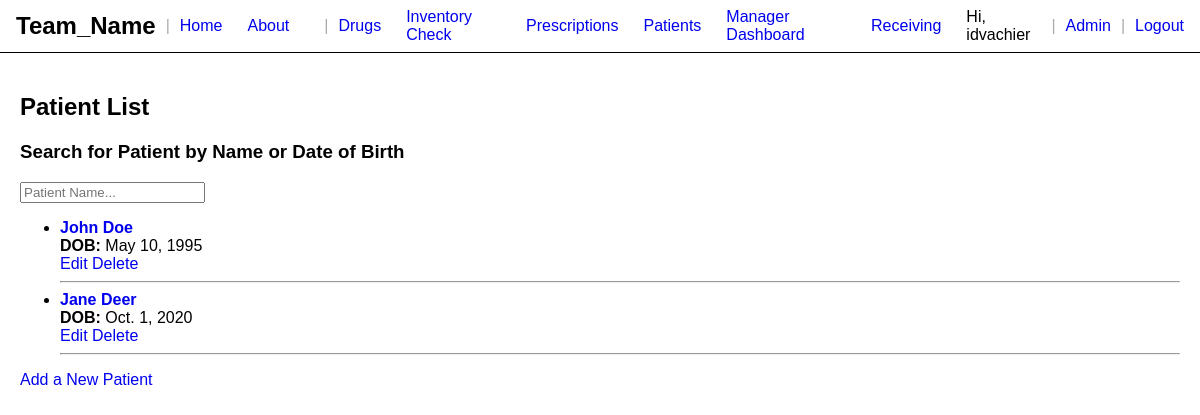
/patients/patient_list/ (signed in), run on the app's committed database.
### patient/models.py (models this page shows, shortened)
class Patient(models.Model):
    first_name = models.CharField(max_length=255)
    last_name = models.CharField(max_length=255)
    dob = models.DateField()
    address = models.CharField(max_length=255)
    phone = models.CharField(max_length=255)
    email = models.EmailField()
    insurance = models.CharField(max_length=255)

### patient/views.py (the view)
# urls.py: path('patient_list/', views.patient_list, name='patient_list'),
@login_required
def patient_list(request):
    patients = Patient.objects.all()  # Retrieves all of the patients
    return render(request, 'patient_list.html', {'patients': patients})

### drugs/templatetags/custom_filters.py (called while the page is built)
@register.filter
def is_in_group(user, group_names):
    group_list = group_names.split(',')
    return user.groups.filter(name__in=group_list).exists()

### patient/templates/patient_list.html (shortened to what this page needs)
{% extends "base.html" %}
{% load custom_filters %}
{% block css %}
    {% load static %}
    <link rel="stylesheet" type="text/css" href="{% static 'prescription_list.css' %}" />
{% endblock css %}
{% block content %}
    <html>
    <head>
    </head>
    <body>
        <h2>Patient List</h2>
        <h3>Search for Patient by Name or Date of Birth</h3>
         <form action="{% url 'patient_search' %}" method="get">
            <input name="query" type="text" placeholder="Patient Name...">
         </form>
        <ul>
            {% for patient in patients %}
                <li>
                    <strong><a href="{% url 'patient_details' patient.id %}">{{ patient.first_name }} {{ patient.last_name }}</a></strong><br>
                    <strong>DOB:</strong> {{ patient.dob }}<br>
                    <a href="{% url 'edit_patient' patient.id %}">Edit</a>
                    <a href="{% url 'delete_patient' patient.id %}">Delete</a>
                </li>
                <hr>
            {% endfor %}
        </ul>
        <a href="{% url 'add_patient'%}">Add a New Patient</a>
    </body>
    </html>
{% endblock %}

### templates/base.html (shortened to what this page needs)
<!DOCTYPE html>
<html lang="en">
    <head>
        {% block css %}
        {% endblock css %}
        {% load static %}
        <link rel="stylesheet" type="text/css" href="{% static 'base.css' %}" />
    </head>
    <body>
        <header>
            <div class="header-section brand">
                <h1>Team_Name</h1>
            </div>
            <span class="divider">|</span>
            <div class="header-section navigation">
                <a href="{% url 'landingPage' %}" class="nav-link">Home</a>
                <a href="{% url 'about' %}" class="nav-link">About</a>
                {% load custom_filters %}
                {% if user|is_in_group:"Pharmacy Technician,Pharmacist,Pharmacy Manager,Cashier" %}
                    <span class="divider">|</span>
                    <a href="{% url 'create_drug' %}"class="nav-link">Drugs</a>
                    <a href="{% url 'inventory_check' %}"class="nav-link">Inventory Check</a>
                    <a href="{% url 'prescriptions' %}" class="nav-link">Prescriptions</a>
                    <a href="{% url 'patients_main' %}" class="nav-link">Patients</a>
                {% endif %}
                {% if user|is_in_group:"Pharmacy Manager" %}
                <a href="{% url 'manager_dash' %}" class="nav-link">Manager Dashboard</a>
                <a href="{% url 'receiving_main' %}" class="nav-link">Receiving</a>
                {% endif %}
            </div>
            <div class="header-section auth-links">
                {% if user.is_authenticated %}
                    <span>Hi, {{ user.username }}</span>
                    <span class="divider">|</span>
                    <a href="{% url 'admin:index' %}" class="auth-link">Admin</a>
                    <span class="divider">|</span>
                    <a href="{% url 'logout' %}" class="auth-link">Logout</a>
                {% else %}
                    <a href="{% url 'login' %}" class="auth-link">Login</a>
                {% endif %}
            </div>
        </header>
        <div id="content">
            {% block content %}
            {% endblock content %}
        </div>
    </body>
</html>

### static/base.css (style rules this page uses)
body { font-family: Arial, sans-serif; margin: 0; padding: 0; display: flex; flex-direction: column; height: 100vh; }
#content { flex-grow: 1; padding: 20px; overflow: auto; }
header { display: flex; align-items: center; border-bottom: 1px solid; padding: 0.5rem 1rem; }
.header-section { display: flex; align-items: center; }
.brand, .navigation, .auth-links { display: inline-flex; align-items: center; }
.brand h1 { margin: 0; font-size: 24px; }
.navigation { margin-right: auto; }
.nav-link { margin-right: 25px; text-decoration: none; }
.divider { margin: 0 10px; color: #aaa; font-weight: normal; }
.auth-link { text-decoration: none; }
a { text-decoration: none; }

### data on the page
Patient: first_name "John", last_name "Doe", dob "May 10, 1995"
Patient: first_name "Jane", last_name "Deer", dob "Oct. 1, 2020"

### other printed values
{{ user.username }} "idvachier"
